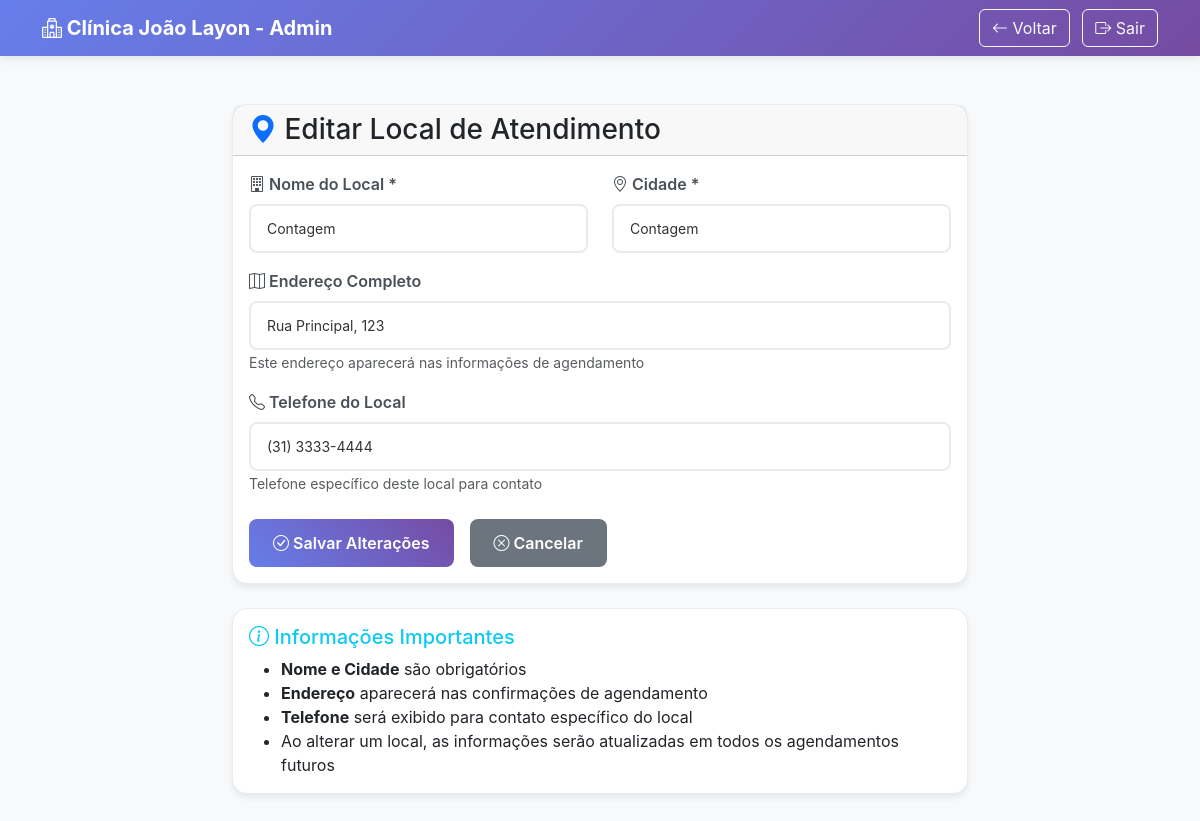
The page /admin/local/1/edit (signed in) on the database its author committed.
### models.py (models this page shows, shortened)
class Local(db.Model):
    __tablename__ = 'locais'
    id = db.Column(db.Integer, primary_key=True)
    nome = db.Column(db.String(100), nullable=False, unique=True)
    endereco = db.Column(db.String(200))
    cidade = db.Column(db.String(100))
    telefone = db.Column(db.String(15))
    ativo = db.Column(db.Boolean, default=True)
    horarios = db.relationship('HorarioDisponivel', backref='local_rel', lazy=True)
    agendamentos = db.relationship('Agendamento', backref='local_rel', lazy=True)

### app.py (the view)
    def decorated_function(*args, **kwargs):
        if not session.get('admin_logado'):
            flash('Acesso negado. Faça login como administrador.', 'error')
            return redirect(url_for('admin_login'))
        return f(*args, **kwargs)

### app.py (called while the page is built)
def requer_login_admin(f):
    def decorated_function(*args, **kwargs):
        if not session.get('admin_logado'):
            flash('Acesso negado. Faça login como administrador.', 'error')
            return redirect(url_for('admin_login'))
        return f(*args, **kwargs)
    decorated_function.__name__ = f.__name__
    return decorated_function

@app.route('/admin/local/<int:local_id>/edit', methods=['GET'])
@requer_login_admin
def editar_local(local_id):
    local = Local.query.get_or_404(local_id)
    return render_template('editar_local.html', local=local)

### templates/editar_local.html (shortened to what this page needs)
<!DOCTYPE html>
<html lang="pt-BR">
<head>
    <link href="https://cdn.jsdelivr.net/npm/bootstrap@5.3.0/dist/css/bootstrap.min.css" rel="stylesheet">
    <link rel="stylesheet" href="https://cdn.jsdelivr.net/npm/bootstrap-icons@1.11.0/font/bootstrap-icons.css">
</head>
<body>
    <nav class="navbar navbar-expand-lg navbar-dark">
        <div class="container">
            <a class="navbar-brand fw-bold" href="{{ url_for('admin') }}">
                <i class="bi bi-hospital"></i> Clínica João Layon - Admin
            </a>
            <div class="ms-auto">
                <a href="{{ url_for('admin') }}" class="btn btn-outline-light me-2">
                    <i class="bi bi-arrow-left"></i> Voltar
                </a>
                <a href="{{ url_for('admin_logout') }}" class="btn btn-outline-light">
                    <i class="bi bi-box-arrow-right"></i> Sair
                </a>
            </div>
        </div>
    </nav>
    <div class="container py-5">
        <div class="row justify-content-center">
            <div class="col-md-8">
                <div class="card">
                    <div class="card-header">
                        <h3 class="card-title mb-0">
                            <i class="bi bi-geo-alt-fill text-primary"></i> Editar Local de Atendimento
                        </h3>
                    </div>
                    <div class="card-body">
                        <form action="{{ url_for('admin_locais') }}" method="POST">
                            <div class="row">
                                <div class="col-md-6 mb-3">
                                    <label for="nome" class="form-label">
                                        <i class="bi bi-building"></i> Nome do Local *
                                    </label>
                                    <input type="text" class="form-control" id="nome" name="nome"
                                           value="{{ local.nome }}" required
                                           placeholder="Ex: Unidade Contagem">
                                </div>
                                <div class="col-md-6 mb-3">
                                    <label for="cidade" class="form-label">
                                        <i class="bi bi-geo-alt"></i> Cidade *
                                    </label>
                                    <input type="text" class="form-control" id="cidade" name="cidade"
                                           value="{{ local.cidade }}" required
                                           placeholder="Ex: Contagem">
                                </div>
                            </div>
                            <div class="mb-3">
                                <label for="endereco" class="form-label">
                                    <i class="bi bi-map"></i> Endereço Completo
                                </label>
                                <input type="text" class="form-control" id="endereco" name="endereco"
                                       value="{{ local.endereco or '' }}"
                                       placeholder="Ex: Rua Principal, 123 - Centro">
                                <small class="text-muted">Este endereço aparecerá nas informações de agendamento</small>
                            </div>
                            <div class="mb-4">
                                <label for="telefone" class="form-label">
                                    <i class="bi bi-telephone"></i> Telefone do Local
                                </label>
                                <input type="text" class="form-control" id="telefone" name="telefone"
                                       value="{{ local.telefone or '' }}"
                                       placeholder="Ex: (31) 3333-4444">
                                <small class="text-muted">Telefone específico deste local para contato</small>
                            </div>
                            <div class="d-flex gap-3">
                                <button type="submit" class="btn btn-primary">
                                    <i class="bi bi-check-circle"></i> Salvar Alterações
                                </button>
                                <a href="{{ url_for('admin') }}" class="btn btn-secondary">
                                    <i class="bi bi-x-circle"></i> Cancelar
                                </a>
                            </div>
                        </form>
                    </div>
                </div>
                <div class="card mt-4">
                    <div class="card-body">
                        <h5 class="card-title text-info">
                            <i class="bi bi-info-circle"></i> Informações Importantes
                        </h5>
                        <ul class="mb-0">
                            <li><strong>Nome e Cidade</strong> são obrigatórios</li>
                            <li><strong>Endereço</strong> aparecerá nas confirmações de agendamento</li>
                            <li><strong>Telefone</strong> será exibido para contato específico do local</li>
                            <li>Ao alterar um local, as informações serão atualizadas em todos os agendamentos futuros</li>
                        </ul>
                    </div>
                </div>
            </div>
        </div>
    </div>
</body>
</html>

### templates/editar_local.html (style rules this page uses)
body { background-color: #f8f9fa; color: #333; font-family: 'Inter', sans-serif; }
.navbar { background: linear-gradient(135deg, #667eea 0%, #764ba2 100%); box-shadow: 0 2px 10px rgba(0,0,0,0.1); }
.card { background-color: #ffffff; border: 1px solid #e9ecef; border-radius: 15px; box-shadow: 0 4px 6px rgba(0, 0, 0, 0.07); transition: all 0.3s ease; }
.form-control { background-color: #ffffff; border: 2px solid #e9ecef; color: #333; padding: 12px 16px; border-radius: 8px; font-size: 14px; }
.form-label { font-weight: 600; color: #495057; margin-bottom: 8px; }
.btn-primary { background: linear-gradient(45deg, #667eea, #764ba2); border: none; padding: 12px 24px; border-radius: 8px; font-weight: 600; transition: all 0.3s ease; }
.btn-secondary { background: #6c757d; border: none; padding: 12px 24px; border-radius: 8px; font-weight: 600; transition: all 0.3s ease; }

### rows shown on the page
Local: nome "Contagem", cidade "Contagem", endereco "Rua Principal, 123", telefone "(31) 3333-4444"
